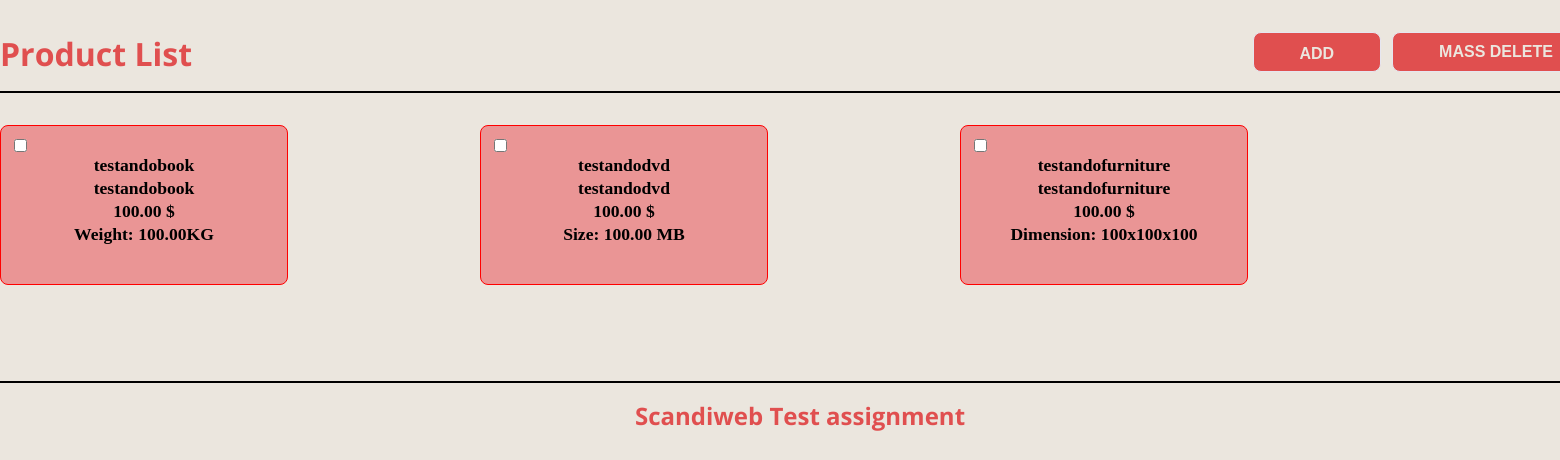
Screenshot of /src/View/index.php with the database file from the repository.
### tables this page shows
CREATE TABLE `book` (
  `sku` varchar(100) NOT NULL,
  `weight` decimal(7,2) NOT NULL
);

CREATE TABLE `product` (
  `sku` varchar(100) NOT NULL,
  `name` varchar(100) NOT NULL,
  `price` decimal(7,2) NOT NULL,
  `type` enum('DVD','Furniture','Book') NOT NULL
);

CREATE TABLE `dvd` (
  `sku` varchar(100) NOT NULL,
  `size` decimal(7,2) NOT NULL
);

CREATE TABLE `furniture` (
  `sku` varchar(100) NOT NULL,
  `height` int(11) NOT NULL,
  `width` int(11) NOT NULL,
  `length` int(11) NOT NULL
);

### src/Controller/Controller.php (called while the page is built, shortened)
<?php
abstract class Controller {
    public function service($service) {
        $serviceString = $service . "Service";
        return new $serviceString();
    }
    public function view($view, $data = []) {
        return $data;
    }
}
?>

### src/Controller/ProductController.php (called while the page is built, shortened)
<?php
require_once('Controller.php');
class ProductController extends Controller {
    public $productService;
    public function __construct($type = 'Product') {
        $this->productService = $this->service($type);
    }
    public function findAll() {
        $products = $this->productService->findAll();
        return $this->view('index', $products);
    }
}
?>

### src/Service/ProductService.php (called while the page is built, shortened)
<?php
require_once('../Database/Database.php');
class ProductService extends Service {
    public $db;
    public function __construct($type = 'Product'){
        $this->db = new Database();
    }
    public function findAll(){
        $data = null;
        $query = "SELECT product.sku, name, price, type, size, weight, height, width, length
                    FROM product
                    LEFT JOIN dvd ON product.sku = dvd.sku
                    LEFT JOIN book ON product.sku = book.sku
                    LEFT JOIN furniture ON product.sku = furniture.sku";
        $sql = $this->db->conn->query($query);
        if ($sql) {
            while ($row = mysqli_fetch_assoc($sql)) {
                $data[] = $row;
            }
        }
        return $data;
    }
}

### src/Database/Database.php (called while the page is built, shortened)
<?php
class Database {
  private $server = "localhost";
  private $username = "root";
  private $password = "";
  private $db = "itemslist";
  public function __construct(){
    try {
        $this->conn = new mysqli($this->server, $this->username, $this->password, $this->db);
    } catch (Exception $e) {
        echo "connection failed" . $e->getMessage();
    }
  }
}
?>

### src/View/index.php (the view, shortened to what this page needs)
<!DOCTYPE html>
<html lang="en">
<head>
    <link rel="stylesheet" href="../../public/css/index.css">
</head>
<body>
    <form action="" method="POST">
        <header>
            <div class="header-wrapper">
                <h1>Product List</h1>
                <div class="header-buttons">
                    <a href="/add-product" class="button">ADD</a>
                    <button type="submit" id="delete-product-btn">MASS DELETE</button>
                </div>
            </div>
        </header>
        <main>
            <div class="products-blocks">
                <?php
                include_once '../Controller/ProductController.php';
                $productController = new ProductController();
                $rows = $productController->findAll();
                if(!empty($rows)){
                    foreach($rows as $row){
                        ?>
              <div class="products">
                  <input class="delete-checkbox" name="checkbox[]" type="checkbox" value="<?php echo $row['sku']; ?>">
                  <h6><?php echo $row['sku']?></h6>
                  <h6><?php echo $row['name']?></h6>
                  <h6><?php echo $row['price']." $"?></h6>
                  <?php
                if($row['size']) {
                    echo "<h6> Size: " .$row['size']. " MB" . "</h6>";
                }
                if($row['height']) {
                    echo "<h6> Dimension: " .$row['height']."x".$row['width']."x".$row['length']. "</h6>";
                }
                if($row['weight']) {
                    echo "<h6> Weight: " .$row['weight']. "KG" . "</h6>";
                } ?>
                </div>
                <?php
                }
            }else{
                echo "no data";
            }
            ?>
            </div>
        </main>
    <footer>
        <h2>Scandiweb Test assignment</h2>
    </footer>
    </form>
</body>
</html>

### public/css/index.css (style rules this page uses)
* { margin: 0; padding: 0; box-sizing: border-box; }
body { width: 100rem; margin: 0 auto; background-color: rgb(235, 230, 222); }
body form header .header-wrapper { font-family: 'Open Sans', sans-serif; color: #E04F4F; display: flex; justify-content: space-between; margin-top: 2rem; border-bottom: 2px solid black; padding-bottom: 1rem; }
body form header .header-wrapper .header-buttons { display: flex; justify-content: center; gap: 0.7rem; }
body form header .header-wrapper .header-buttons .button { font-family: 'Opan Sans', sans-serif; font-weight: 700; font-size: 1rem; color: rgb(235, 230, 222); text-decoration: none; text-align: center; width: 8rem; background: #E04F4F; border: 1px solid #E6E6F0; border-radius: 8px; height: 2.5rem; padding: 12px; display: inline-block; }
body form header .header-wrapper .header-buttons button { font-family: 'Opan Sans', sans-serif; font-weight: 700; font-size: 1rem; color: rgb(235, 230, 222); width: 13rem; background: #E04F4F; border: 1px solid #E6E6F0; border-radius: 8px; height: 2.5rem; padding: 0 24px; appearance: none; }
body main { margin: 2rem 0 2rem; }
.products-blocks { gap: 2rem; display: grid; grid-template-areas: "A B C D" "E F G H" "I J K L"; }
.products { width: 100%; border: 1px solid red; border-radius: 8px; background: #ea9595; }
.products { height: 10rem; width: 18rem; position: relative; display: flex; flex-direction: column; align-items: center; gap: 2px; }
.delete-checkbox { position: absolute; top: 0.8rem; left: 0.8rem; }
.products h6:nth-child(2) { padding-top: 1.8rem; }
.products h6 { font-size: 1.1rem; display: flex; flex-direction: column; justify-content: center; gap: 20px; align-items: center; }
body footer h2 { font-family: 'Open Sans', sans-serif; color: #E04F4F; text-align: center; border-top: 2px solid black; padding-top: 1rem; gap: 50px; }

### rows the page displays
book: sku.sku "testandobook", sku.name "testandobook", sku.price "100.00", weight "100.00"
dvd: sku.sku "testandodvd", sku.name "testandodvd", sku.price "100.00", size "100.00"
furniture: sku.sku "testandofurniture", sku.name "testandofurniture", sku.price "100.00", height "100", width "100", length "100"
